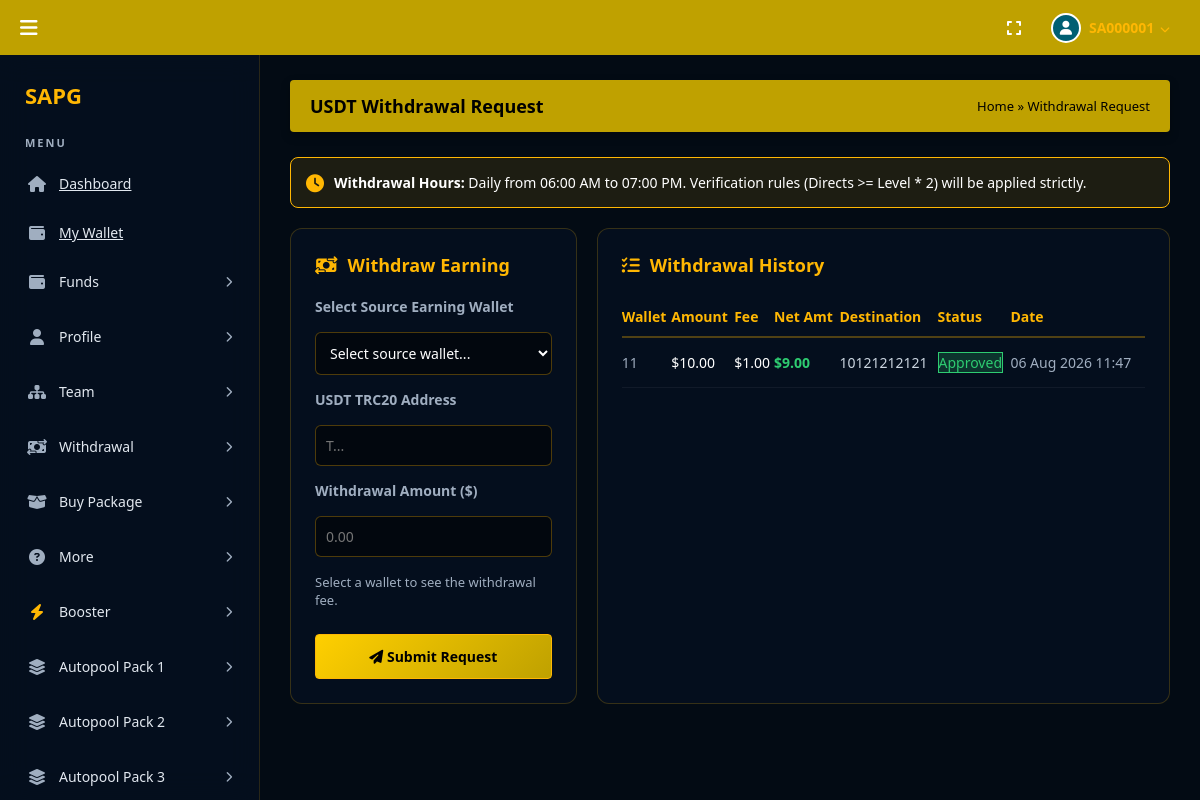
The page /UserPanel/withdrawal.php (signed in) on the database its author committed.
### tables this page shows
CREATE TABLE `withdrawal_requests` (
    `id` INT AUTO_INCREMENT PRIMARY KEY,
    `user_id` VARCHAR(8) NOT NULL,
    `amount` DECIMAL(15,2) NOT NULL,
    `wallet_type` VARCHAR(20) NOT NULL COMMENT 'Which earning wallet this is from',
    `fee_amount` DECIMAL(15,2) DEFAULT 0.00,
    `net_amount` DECIMAL(15,2) DEFAULT 0.00 COMMENT 'Amount after fee deduction',
    `destination_address` VARCHAR(255) NOT NULL COMMENT 'External USDT wallet address',
    `status` ENUM('Pending', 'Approved', 'Rejected') DEFAULT 'Pending',
    `admin_remarks` TEXT DEFAULT NULL,
    `created_at` TIMESTAMP DEFAULT CURRENT_TIMESTAMP,
    `updated_at` TIMESTAMP DEFAULT CURRENT_TIMESTAMP ON UPDATE CURRENT_TIMESTAMP,
    INDEX `idx_user` (`user_id`),
    INDEX `idx_status` (`status`)
);

### UserPanel/withdrawal.php (the view, shortened to what this page needs)
<?php
require_once '../libs/auth.php';
$user_id = $_SESSION['user_id'];
$stmtWr = $pdo->prepare("SELECT * FROM withdrawal_requests WHERE user_id = ? ORDER BY id DESC LIMIT 10");
$stmtWr->execute([$user_id]);
$requests = $stmtWr->fetchAll(PDO::FETCH_ASSOC);
include '../includes/header.php';
?>
<div id="newWithdrawalSection" class="content-section active-view">
    <div class="profile-header-bar">
        <div class="profile-header-title">USDT Withdrawal Request</div>
        <div class="profile-breadcrumb">
            <a href="index.php">Home</a> &raquo;
            Withdrawal Request
        </div>
    </div>
    <div style="background: rgba(255, 183, 3, 0.1); border: 1px solid #ffb703; border-radius: 8px; padding: 15px; margin-top: 20px; font-size: 14px; color:#fff; display: flex; align-items: center; gap: 10px;">
        <i class="fa-solid fa-clock" style="color: #ffb703; font-size: 18px;"></i>
        <span><strong>Withdrawal Hours:</strong> Daily from 06:00 AM to 07:00 PM. Verification rules (Directs &gt;= Level * 2) will be applied strictly.</span>
    </div>
    <div class="withdrawal-section-row">
        <div class="form-card">
            <div class="card-header-title"><i class="fa-solid fa-money-bill-transfer"></i> Withdraw Earning</div>
            <form id="withdrawalForm">
                <div class="form-group" style="margin-bottom:15px;">
                    <label style="display:block; margin-bottom:8px; font-size:14px; color:#a0aec0;">Select Source Earning Wallet</label>
                    <select name="source_wallet" id="source_wallet" class="form-control" style="width:100%; background:rgba(0,0,0,0.5); border:1px solid rgba(255,183,3,0.3); color:#fff; padding:10px; border-radius:6px; outline:none;" required>
                        <option value="">Select source wallet...</option>
                    </select>
                </div>
                <div class="form-group" style="margin-bottom:15px;">
                    <label style="display:block; margin-bottom:8px; font-size:14px; color:#a0aec0;">USDT TRC20 Address</label>
                    <input type="text" name="destination_address" id="destination_address" class="form-control" style="width:100%; background:rgba(0,0,0,0.5); border:1px solid rgba(255,183,3,0.3); color:#fff; padding:10px; border-radius:6px; outline:none;" required placeholder="T...">
                </div>
                <div class="form-group" style="margin-bottom:15px;">
                    <label style="display:block; margin-bottom:8px; font-size:14px; color:#a0aec0;">Withdrawal Amount ($)</label>
                    <input type="number" name="amount" id="withdrawal_amount" step="0.01" min="1" class="form-control" style="width:100%; background:rgba(0,0,0,0.5); border:1px solid rgba(255,183,3,0.3); color:#fff; padding:10px; border-radius:6px; outline:none;" required placeholder="0.00">
                    <div class="fee-note" id="feeNote">Select a wallet to see the withdrawal fee.</div>
                </div>
                <button type="submit" class="btn-submit-gold" style="width:100%; padding:12px; font-weight:bold; margin-top:10px;"><i class="fa-solid fa-paper-plane"></i> Submit Request</button>
            </form>
        </div>
        <div class="table-card">
            <div class="card-header-title"><i class="fa-solid fa-list-check"></i> Withdrawal History</div>
            <div style="overflow-x:auto;">
                <table style="width:100%; border-collapse:collapse; text-align:left; font-size:14px;">
                    <thead>
                        <tr style="border-bottom: 2px solid rgba(255,183,3,0.3); color:#ffb703; height:40px;">
                            <th>Wallet</th>
                            <th>Amount</th>
                            <th>Fee</th>
                            <th>Net Amt</th>
                            <th>Destination</th>
                            <th>Status</th>
                            <th>Date</th>
                        </tr>
                    </thead>
                    <tbody>
                        <?php if (empty($requests)): ?>
                            <tr style="height:50px; border-bottom: 1px solid rgba(255,255,255,0.05); color:#a0aec0;">
                                <td colspan="7" style="text-align:center;">No withdrawal requests placed yet.</td>
                            </tr>
                        <?php else: ?>
                            <?php foreach ($requests as $req):
                                $statusBadge = 'badge-pending';
                                if ($req['status'] === 'Approved') $statusBadge = 'badge-approved';
                            ?>
                                <tr style="height:50px; border-bottom: 1px solid rgba(255,255,255,0.05);">
                                    <td style="color:#a0aec0; text-transform:capitalize;"><?php echo str_replace('_', ' ', htmlspecialchars(str_replace('earnings_', '', str_replace('_wallet', '', $req['wallet_type'])))); ?></td>
                                    <td>$<?php echo number_format($req['amount'], 2); ?></td>
                                    <td>$<?php echo number_format($req['fee_amount'], 2); ?></td>
                                    <td style="font-weight:600; color:#2ecc71;">$<?php echo number_format($req['net_amount'], 2); ?></td>
                                    <td style="color:#cbd5e0; max-width: 150px; overflow: hidden; text-overflow: ellipsis; white-space: nowrap;" title="<?php echo htmlspecialchars($req['destination_address']); ?>"><?php echo htmlspecialchars($req['destination_address']); ?></td>
                                    <td><span class="badge <?php echo $statusBadge; ?>"><?php echo htmlspecialchars($req['status']); ?></span></td>
                                    <td style="color:#a0aec0;"><?php echo date('d M Y H:i', strtotime($req['created_at'])); ?></td>
                                </tr>
                            <?php endforeach; ?>
                        <?php endif; ?>
                    </tbody>
                </table>
            </div>
        </div>
    </div>
</div>
<?php include '../includes/footer.php'; ?>

### includes/header.php (style rules this page uses)
* { margin: 0; padding: 0; box-sizing: border-box; font-family: 'Segoe UI', Tahoma, Geneva, Verdana, sans-serif; }
body { overflow: hidden; background-color: #030b14; color: #fff; display: flex; flex-direction: column; height: 100vh; height: 100dvh; width: 100vw; }
.profile-header-bar { background: #bfa100; padding: 14px 20px; border-radius: 4px; display: flex; justify-content: space-between; align-items: center; margin-bottom: 25px; box-shadow: 0 4px 10px rgba(0, 0, 0, 0.3); }
.profile-header-title { color: #000; font-size: 18px; font-weight: bold; }
.profile-breadcrumb { font-size: 13px; color: #000; font-weight: 500; }
.profile-breadcrumb a { color: #000; text-decoration: none; }
.content-section { display: none; }
.content-section.active-view { display: block; }
.form-group { margin-bottom: 20px; display: flex; flex-direction: column; gap: 8px; }
.form-group label { font-size: 13px; color: #fff; font-weight: 600; }
.form-control { width: 100%; padding: 12px 15px; border: none; border-radius: 4px; background: #fff; color: #000; font-size: 14px; outline: none; }
.btn-submit-gold { background: linear-gradient(135deg, #ffcf00 0%, #bfa100 100%); border: 1px solid #ffb703; color: #000; padding: 10px 24px; font-size: 14px; font-weight: bold; border-radius: 4px; cursor: pointer; transition: transform 0.2s; }

### UserPanel/withdrawal.php (style rules this page uses)
.withdrawal-section-row { display: grid; grid-template-columns: 1fr 2fr; gap: 20px; margin-top: 20px; }
.form-card, .table-card { background: rgba(6, 17, 33, 0.75); border: 1px solid rgba(255, 183, 3, 0.2); border-radius: 12px; padding: 24px; }
.card-header-title { font-size: 18px; font-weight: bold; color: #ffb703; margin-bottom: 20px; display: flex; align-items: center; gap: 10px; }
.fee-note { font-size: 13px; color: #a0aec0; margin-top: 8px; }
.badge-approved { background: rgba(46, 204, 113, 0.2); color: #2ecc71; border: 1px solid #2ecc71; }

### rows shown on the page
withdrawal_requests: wallet_type "11", amount "10.00", fee_amount "1.00", net_amount "9.00", destination_address "10121212121", status "Approved", created_at "06 Aug 2026 11:47"

### other values the page prints
$_SESSION['user_id'] "SA000001"
$env['SITE_NAME'] "SAPG"
